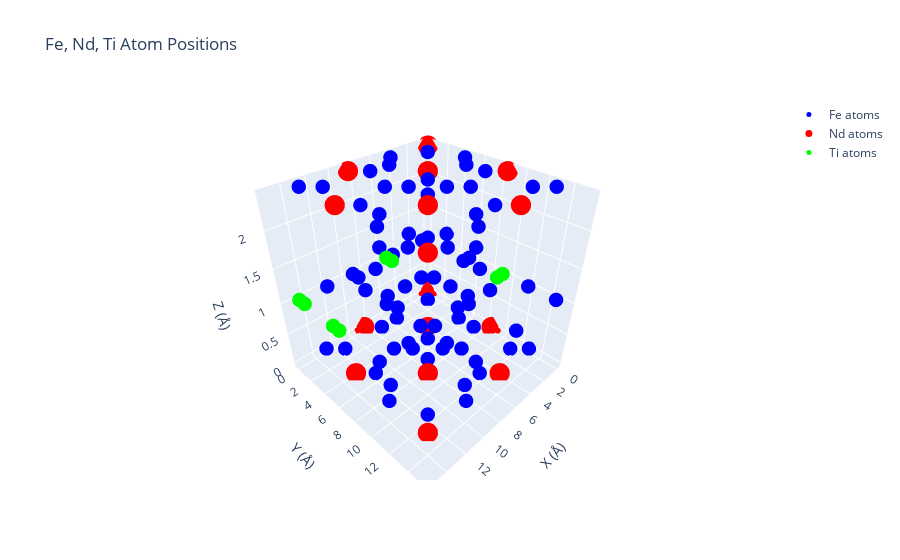

Here is the notebook cell this chart was saved with:
### Code cell
supercell: Supercell_2x2x1 = Supercell_2x2x1(MorseParameterDatabase())
sa_optimizer = SimulatedAnnealingSupercell_2x2x1(
        supercell,
        cooling_constant=0.001,
        n_cooldowns=10
        )
best_ti_sites, minimum_energy = sa_optimizer.run()
supercell.graph()
